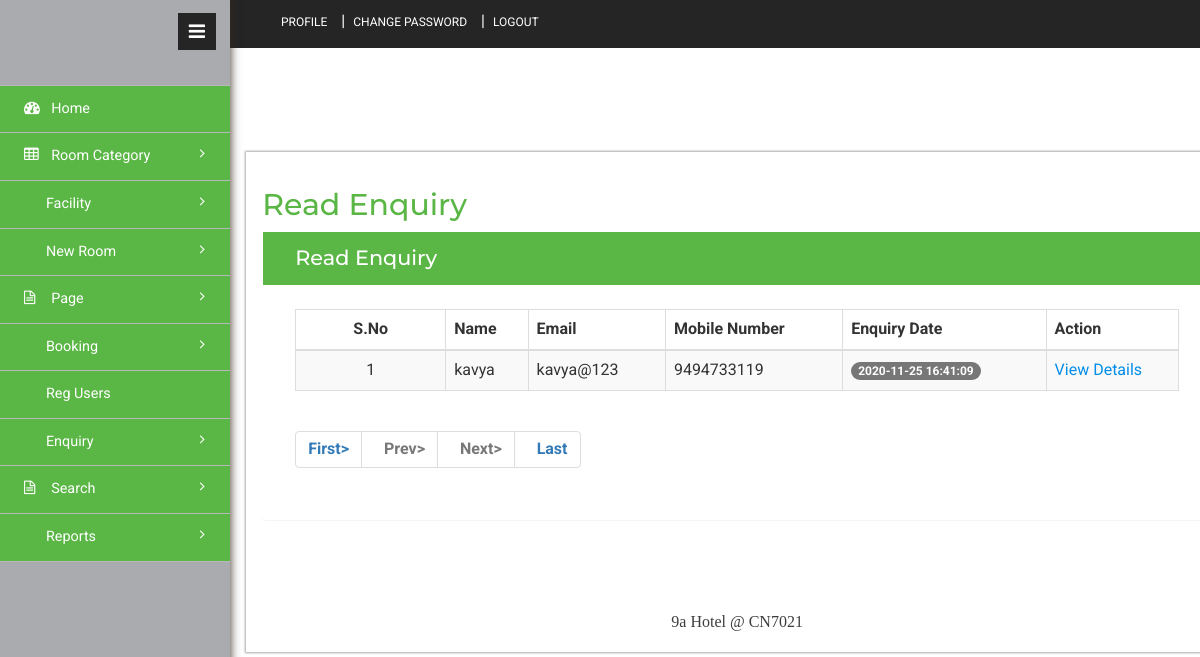
The page /admin/read-enquiry.php (signed in) on the database its author committed.
### tables this page shows
CREATE TABLE `tblcontact` (
  `ID` int(10) NOT NULL,
  `Name` varchar(200) DEFAULT NULL,
  `MobileNumber` bigint(10) DEFAULT NULL,
  `Email` varchar(200) DEFAULT NULL,
  `Message` mediumtext DEFAULT NULL,
  `EnquiryDate` timestamp NULL DEFAULT current_timestamp(),
  `IsRead` int(5) DEFAULT NULL
);

### admin/read-enquiry.php (the view, shortened to what this page needs)
<?php
include('includes/dbconnection.php');
if (strlen($_SESSION['hbmsaid']==0)) {
  header('location:logout.php');
  } else{
?>
<!DOCTYPE HTML>
<html>
<head>
<link href="css/bootstrap.min.css" rel='stylesheet' type='text/css' />
<link href="css/style.css" rel='stylesheet' type='text/css' />
<link href="css/font-awesome.css" rel="stylesheet">
<link rel="stylesheet" href="css/icon-font.min.css" type='text/css' />
</head>
<body>
   <div class="page-container">
	<div class="left-content">
	   <div class="inner-content">
			<?php include_once('includes/header.php');?>
			<div class="content">
<div class="women_main">
	<div class="grids">
					<div class="progressbar-heading grids-heading">
						<h2>Read Enquiry</h2>
					</div>
					<div class="panel panel-widget forms-panel">
						<div class="forms">
							<div class="form-grids widget-shadow" data-example-id="basic-forms">
								<div class="form-title">
									<h4>Read Enquiry</h4>
								</div>
								<div class="form-body">
									     <table class="table table-bordered table-striped table-vcenter js-dataTable-full-pagination">
                                <thead>
                                    <tr>
                                        <th class="text-center">S.No</th>
                                        <th>Name</th>
                                        <th class="d-none d-sm-table-cell">Email</th>
                                        <th class="d-none d-sm-table-cell">Mobile Number</th>
                                        <th class="d-none d-sm-table-cell">Enquiry Date</th>
                                        <th class="d-none d-sm-table-cell" style="width: 15%;">Action</th>
                                       </tr>
                                </thead>
                                <tbody>
                                    <?php
                                    if (isset($_GET['pageno'])) {
            $pageno = $_GET['pageno'];
        } else {
            $pageno = 1;
        }
        $no_of_records_per_page = 10;
        $offset = ($pageno-1) * $no_of_records_per_page;
       $ret = "SELECT ID FROM tblcontact";
$query1 = $dbh -> prepare($ret);
$query1->execute();
$total_rows=$query1->rowCount();
$total_pages = ceil($total_rows / $no_of_records_per_page);
$sql="SELECT * from tblcontact where IsRead='1' LIMIT $offset, $no_of_records_per_page";
$query = $dbh -> prepare($sql);
$query->execute();
$results=$query->fetchAll(PDO::FETCH_OBJ);
$cnt=1;
if($query->rowCount() > 0)
{
foreach($results as $row)
{               ?>
                                    <tr>
                                        <td class="text-center"><?php echo htmlentities($cnt);?></td>
                                        <td class="font-w600"><?php  echo htmlentities($row->Name);?></td>
                                        <td class="d-none d-sm-table-cell"><?php  echo htmlentities($row->Email);?></td>
                                        <td class="d-none d-sm-table-cell"><?php  echo htmlentities($row->MobileNumber);?></td>
                                        <td class="d-none d-sm-table-cell">
                                            <span class="badge badge-primary"><?php  echo htmlentities($row->EnquiryDate);?></span>
                                        </td>
                                         <td><a href="view-enquiry.php?viewid=<?php echo htmlentities ($row->ID);?>">View Details</a></td>
                                    </tr>
                                    <?php $cnt=$cnt+1;}} ?>
                                </tbody>
                            </table>
                            <div align="left">
    <ul class="pagination" >
        <li><a href="?pageno=1"><strong>First></strong></a></li>
        <li class="<?php if($pageno <= 1){ echo 'disabled'; } ?>">
            <a href="<?php if($pageno <= 1){ echo '#'; } else { echo "?pageno=".($pageno - 1); } ?>"><strong style="padding-left: 10px">Prev></strong></a>
        </li>
        <li class="<?php if($pageno >= $total_pages){ echo 'disabled'; } ?>">
            <a href="<?php if($pageno >= $total_pages){ echo '#'; } else { echo "?pageno=".($pageno + 1); } ?>"><strong style="padding-left: 10px">Next></strong></a>
        </li>
        <li><a href="?pageno=<?php echo $total_pages; ?>"><strong style="padding-left: 10px">Last</strong></a></li>
    </ul>
</div>
								</div>
							</div>
						</div>
					</div>
				</div>
<?php include_once('includes/footer.php');?>
</div>
</div>
		</div>
</div>
			<?php include_once('includes/sidebar.php');?>
							</div>
</body>
</html><?php }  ?>

### rows shown on the page
tblcontact: Name "kavya", Email "kavya@123", MobileNumber "9494733119", EnquiryDate "2020-11-25 16:41:09"
